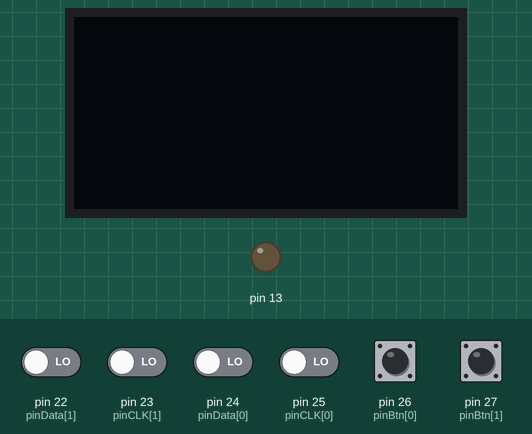
Bench run of a sketch on a simulated Arduino Mega 2560, built with avr-gcc and run on an emulated ATmega2560. Shown: 128×64 one-colour display, output pins drawn as LEDs (lit = HIGH). The test bench sets the inputs (shaded band); at power-on: pin 22 (pinData[1]), pin 23 (pinCLK[1]), pin 24 (pinData[0]), pin 25 (pinCLK[0]), pin 26 (pinBtn[0]), pin 27 (pinBtn[1]) LOW.

Above: at 1.2 s.
1.3 s: pin 26 (pinBtn[0]) pulled HIGH for 0.15 s
At 3.1 s:
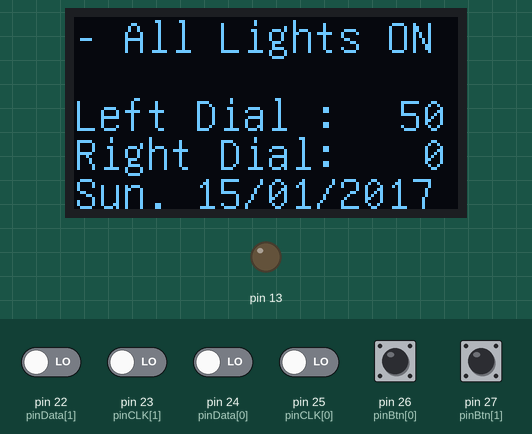
At 12.2 s:
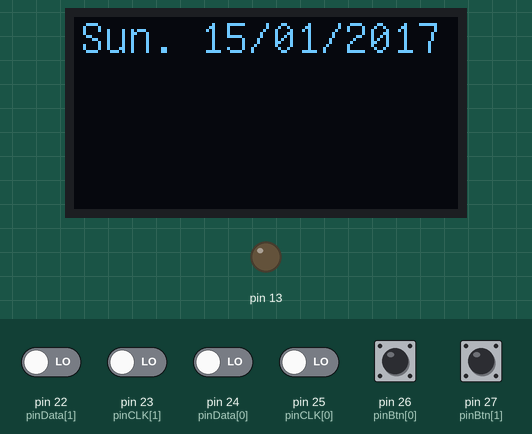
Timing chart, 0 to 13.7 s (numbered marks = the images above; inputs shaded):
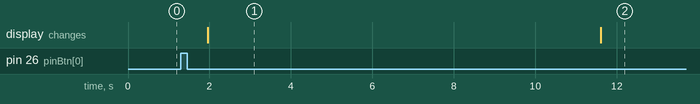

Measured:
- after the input at 1.3 s, the display: changes after 0.66 s (image 1)
- what the display in image 1 shows lasts 9.6 s, from 2.0 s to 11.6 s

The sketch:

Test_BtnPress.ino
```cpp
#include <U8glib.h>

// D0=12, D1=11, CS=10, DC=9, Reset=8
U8GLIB_SH1106_128X64 u8g(12, 11, 10, 9, 8);


unsigned long tNow  = millis();
unsigned long tThen = millis();
int iScreenSaver = 0;

// loading data from the central server to populate the
const int L = 0;
const int R = 1;

const int ROT_START  = 3;
const int ROT_RIGHT  = 2;
const int ROT_MID    = 0;
const int ROT_LEFT   = 1;
// st int ROT_START  = 3;

int iBtnPress[2]     = {0,0};
int iBtn[2]          = {LOW,LOW};
int iBtnPressPrev[2] = {0,0};
//unsigned long currentTime;

int pinCLK[2]   = {25,23};  // green 48
int pinData[2]  = {24,22};  // green 48
int pinBtn[2]   = {26,27}; // green 49


int iRotaryValue[2] = {50,0}; // default value

// these can be loaded from an SD card, or central server
int rotMax[2]      = {100,4};
int rotMin[2]      = {0,0};
int rotStep[2]     = {4,1};
// int rotDir[2]      = {0,0};
int rotPrevRead[2] = {3,3}; // start position
int rotBounch[2]   = {0,0};
//
int iRotaryTemp = 0;
int iRotaryPosition = ROT_START;

int stItem; // 0 = off, 1 = On
int iRedrawScreen = 0;

class T_item
{
public:
//  item();
//  ~item();
  char name[30];
};

const int itemMax = 5;
T_item item[itemMax];
int itemCur = 0;

void checkBtn(int i)
{

  iBtnPress[i] = digitalRead(pinBtn[i]);
  if (iBtnPress[i] != iBtnPressPrev[i])
  {
    if (iScreenSaver )
    {
      iScreenSaver = 0;
      tNow  = millis();
      tThen = millis();
      return;
    }    //Serial.println("Btn has changed");
    // btn has changed
          tThen = millis();
    if (iBtnPress[i] == 0) //then the button has just been released
    {
      iRedrawScreen = 1;
      iBtn[i] = !iBtn[i];
    }
    iBtnPressPrev[i] = iBtnPress[i];
  }
}
//
void rotaryEncoder (int i)
{

/*
 * start 1-1 = 3 ROT_START
 *       1-0 = 2
 *       0-0 = 0
 *       0-1 = 1
 *       1-1 = 3
 */
// get rotary position
  iRotaryTemp = 0;
  if (digitalRead(pinCLK[i])  == HIGH) iRotaryTemp = iRotaryTemp + 1; // add 1
  if (digitalRead(pinData[i]) == HIGH) iRotaryTemp = iRotaryTemp + 2; // add 2

  if (iRotaryTemp != rotPrevRead[i])
  {
    if (iScreenSaver )
    {
      iScreenSaver = 0;
      tNow  = millis();
      tThen = millis();
      return;
    }
          tThen = millis();
    //Serial.println("Dial change");
    switch (iRotaryTemp)
     {
       case ROT_START: // it's landed from a movement
         if (rotPrevRead[i] == ROT_LEFT) rotBounch[i]++; else rotBounch[i]--;
         switch (rotBounch[i])
         {
            case 4:
              iRotaryValue[i] = iRotaryValue[i] + rotStep[i];
              iRedrawScreen = 1;
              break;
            case -4:
              iRotaryValue[i] = iRotaryValue[i] - rotStep[i];
              iRedrawScreen = 1;
              break;
         }
         // set values
         if(iRotaryValue[i] > rotMax[i])iRotaryValue[i] = rotMax[i];
         if(iRotaryValue[i] < rotMin[i])iRotaryValue[i] = rotMin[i];
         rotBounch[i] = 0;
         //switch(i)
         //{
         //  case L: Serial.print("Left : ");
         //  break;
         //  case R: Serial.print("Right: ");
         //}
         //Serial.println(iRotaryValue[i]);
         break;
       case ROT_RIGHT: // check direction isnt already set
         if (rotPrevRead[i] == ROT_START) rotBounch[i]++; else rotBounch[i]--;
         //if (rotDir[i] == 0) rotDir[i] = rotStep[i];
         break;
       case ROT_LEFT: // check direction isnt already set
         if (rotPrevRead[i] == ROT_MID) rotBounch[i]++; else rotBounch[i]--;
         //if (rotDir[i] == 0) rotDir[i] = -rotStep[i];
         break;
       case ROT_MID: // check direction isnt already set
         if (rotPrevRead[i] == ROT_RIGHT) rotBounch[i]++; else rotBounch[i]--;
         //if (rotDir[i] == 0) rotDir[i] = rotStep[i];
         break;
     }
     rotPrevRead[i] = iRotaryTemp;
  }
}

void redrawScreen()
{
  char buf[30];
  int P = 0;
  // This draws the screen
  iRedrawScreen = 0;
  // u8g.setRot90();
   u8g.firstPage();
  do {
    // font MUST be set
    u8g.setFont(u8g_font_unifont);
//    u8g.setPrintPos(0,4);
//    u8g.print("Line 1");
    u8g.setPrintPos(0,12);
    //u8g.print("- Kitchen Lights");
    u8g.print(item[iRotaryValue[R]].name);

    // Print Left Dial Info --
    u8g.setPrintPos(0,38);
    u8g.print("Left Dial :");
    if (iRotaryValue[L] < 10) P = 116;
    if (iRotaryValue[L] > 9 and iRotaryValue[L] < 100) P = 108;
    if (iRotaryValue[L] > 99) P = 100;
    u8g.setPrintPos(P,38);
    itoa(iRotaryValue[L],buf,10);
    u8g.print(buf);

    // Print Right Dial info
    u8g.setPrintPos(0,51);
    u8g.print("Right Dial:");
    if (iRotaryValue[R] < 10) P = 116;
    if (iRotaryValue[R] > 9 and iRotaryValue[R] < 100) P = 108;
    if (iRotaryValue[R] > 99) P = 100;
    u8g.setPrintPos(P,51);
    itoa(iRotaryValue[R],buf,10);
    u8g.print(buf);


    u8g.setPrintPos(0,64);
    u8g.print("Sun. 15/01/2017");
    //u8g.drawStr(0, iRotaryValue[L], "Bill Rules OK");
   // u8g.drawStr(0,iRotaryValue[L], "Hum: ");
    //draw();
  } while( u8g.nextPage() );
}

int iWhere = 12;
void drawScreenSaver()
{
  u8g.firstPage();
  do {
    // font MUST be set
    u8g.setFont(u8g_font_unifont);
    //u8g.setPrintPos(2,iWhere);
    u8g.drawStr(2, iWhere, "Sun. 15/01/2017");
    //draw();
  } while( u8g.nextPage() );
    // change pos for next time
    switch (iWhere)
    {
      case 12:iWhere = 25;break;
      case 25:iWhere = 38;break;
      case 38:iWhere = 51;break;
      case 51:iWhere = 64;break;
      default: iWhere = 12;
    }

}

void setup() {
  // put your setup code here, to run once:
  Serial.begin(9600);
  pinMode(pinBtn[L],INPUT);
  pinMode(pinBtn[R],INPUT);
  pinMode(13,OUTPUT);
  // rotary encoder
  pinMode(pinCLK[L],INPUT);
  pinMode(pinCLK[R],INPUT);
  pinMode(pinData[L],INPUT);
  pinMode(pinData[R],INPUT);

  strcpy(item[0].name,"- All Lights ON");
  strcpy(item[1].name,"- All Lights OFF");
  strcpy(item[2].name,"- Kitchen Lights");
  strcpy(item[3].name,"- Door Lights");
  strcpy(item[4].name,"- table Lights");
  //iBtnPress = 0;
  //iBtnPressPrev = 0;
  // currentTime = millis();
}

void loop()
{
  checkBtn(L);
  checkBtn(R);
  rotaryEncoder(L);
  rotaryEncoder(R);
  if (iRedrawScreen) redrawScreen();
  tNow  = millis();
  if (tNow < tThen) tNow = tThen; // for overflow

  if ((tNow - tThen) > 10000)
  {
    iScreenSaver = 1;
    tThen = tNow;
    drawScreenSaver();
  }
}
```
